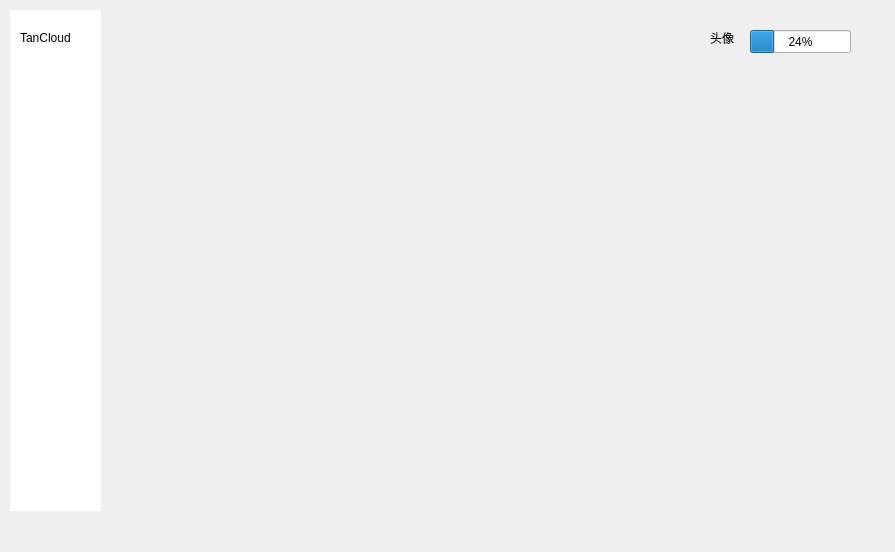
<?xml version="1.0" encoding="UTF-8"?>
<ui version="4.0">
 <class>MainWindow</class>
 <widget class="QWidget" name="MainWindow">
  <property name="geometry">
   <rect>
    <x>0</x>
    <y>0</y>
    <width>895</width>
    <height>552</height>
   </rect>
  </property>
  <property name="windowTitle">
   <string>MainWindow</string>
  </property>
  <widget class="QWidget" name="widget" native="true">
   <property name="geometry">
    <rect>
     <x>10</x>
     <y>10</y>
     <width>91</width>
     <height>501</height>
    </rect>
   </property>
   <property name="styleSheet">
    <string notr="true">background-color: rgb(255, 255, 255);</string>
   </property>
   <widget class="QLabel" name="label_2">
    <property name="geometry">
     <rect>
      <x>10</x>
      <y>20</y>
      <width>54</width>
      <height>16</height>
     </rect>
    </property>
    <property name="text">
     <string>TanCloud</string>
    </property>
   </widget>
  </widget>
  <widget class="QWidget" name="widget_3" native="true">
   <property name="geometry">
    <rect>
     <x>700</x>
     <y>10</y>
     <width>171</width>
     <height>51</height>
    </rect>
   </property>
   <widget class="QLabel" name="label">
    <property name="geometry">
     <rect>
      <x>10</x>
      <y>20</y>
      <width>31</width>
      <height>16</height>
     </rect>
    </property>
    <property name="text">
     <string>头像</string>
    </property>
   </widget>
   <widget class="QProgressBar" name="progressBar">
    <property name="geometry">
     <rect>
      <x>50</x>
      <y>20</y>
      <width>101</width>
      <height>23</height>
     </rect>
    </property>
    <property name="value">
     <number>24</number>
    </property>
   </widget>
  </widget>
 </widget>
 <resources/>
 <connections/>
</ui>
